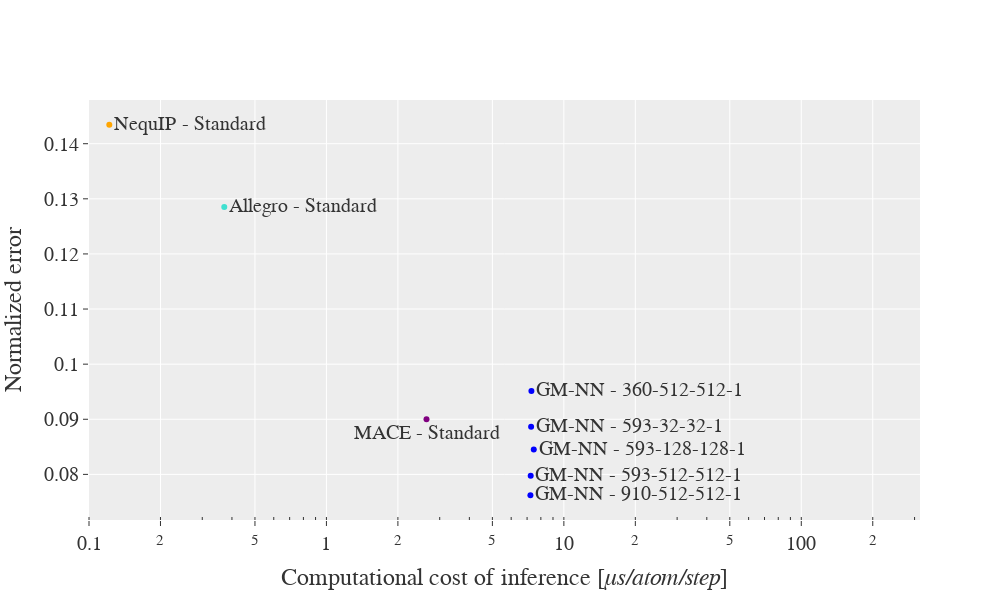

The notebook cell saved with this chart:
### Code cell
fig.show()

### Figure 1 — Plotly figure (JSON) as saved in the notebook; plotly's stock layout.template omitted (floating-point values rounded to 4 significant figures)
{"data": [{"legendgroup": "GM-NN", "marker": {"color": ["blue", "blue", "blue", "blue", "blue"]}, "mode": "markers+text", "name": "GM-NN", "text": ["GM-NN - 593-512-512-1", "GM-NN - 593-128-128-1", "GM-NN - 593-32-32-1", "GM-NN - 360-512-512-1", "GM-NN - 910-512-512-1"], "textposition": "middle right", "type": "scatter", "x": [7.25, 7.47, 7.28, 7.3, 7.23], "y": [0.07977, 0.0845, 0.08864, 0.09512, 0.07621], "yaxis": "y"}, {"legendgroup": "MACE", "marker": {"color": ["purple"]}, "mode": "markers+text", "name": "MACE", "text": ["MACE - Standard"], "textposition": "bottom center", "type": "scatter", "x": [2.639], "y": [0.08998], "yaxis": "y"}, {"legendgroup": "NequIP", "marker": {"color": ["orange"]}, "mode": "markers+text", "name": "NequIP", "text": ["NequIP - Standard"], "textposition": "middle right", "type": "scatter", "x": [0.1218], "y": [0.1434], "yaxis": "y"}, {"legendgroup": "Allegro", "marker": {"color": ["turquoise"]}, "mode": "markers+text", "name": "Allegro", "text": ["Allegro - Standard"], "textposition": "middle right", "type": "scatter", "x": [0.3713], "y": [0.1285], "yaxis": "y"}], "layout": {"font": {"family": "Serif", "size": 20}, "height": 600, "showlegend": false, "width": 1000, "xaxis": {"minor": {"ticks": "inside"}, "range": [-1, 2.5], "title": {"text": "Computational cost of inference [<i>μs/atom/step</i>]"}, "type": "log"}, "yaxis": {"title": {"text": "Normalized error"}}}}
